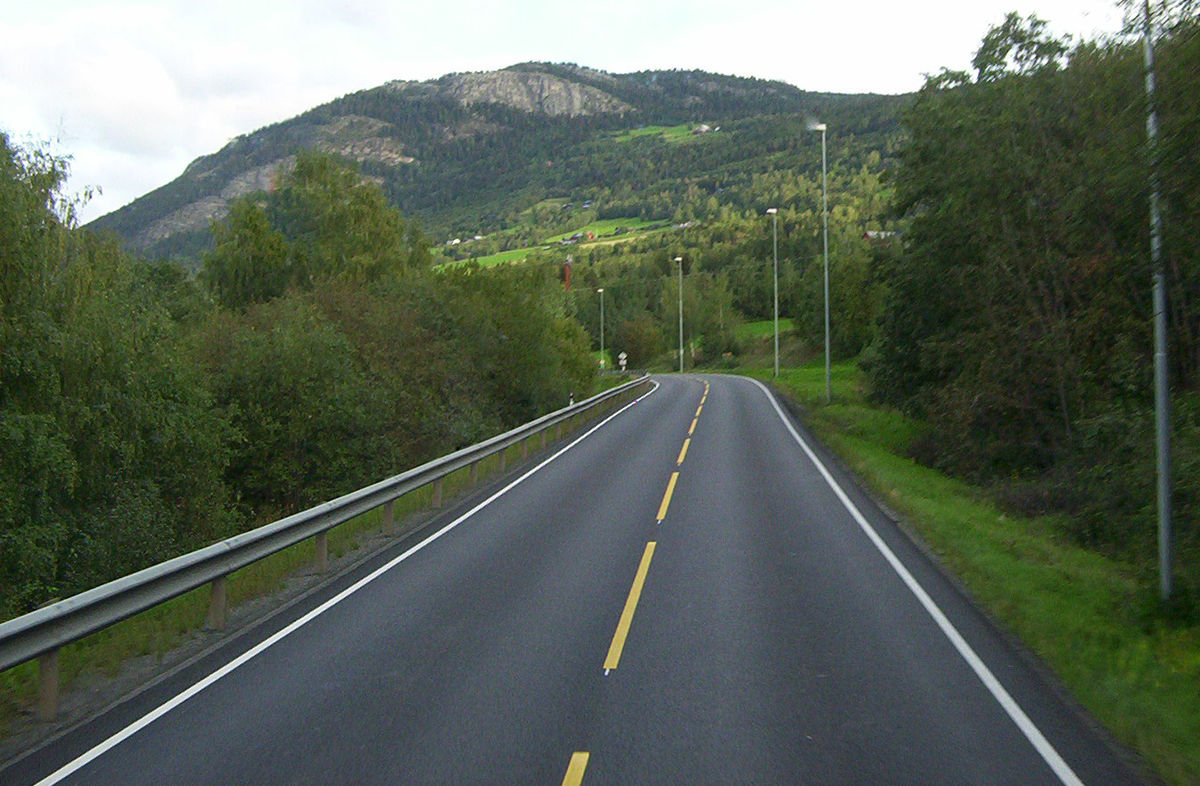
#> input picture lane/lane1.jpeg, 1200 x 786 px, found by its file name
$ python HoughTransformGitHub.py
#> lines starting #> are read from the running program, lines starting #| are printed output that depends on the picture; after the words box and inside, x2 and y2 are one past the last pixel; in counts of white or black regions, pixels touching at a corner belong together
import cv2
from cv2 import imshow
import matplotlib.pyplot as plt
import numpy as np
import sys, os
import time

start = time.time()
# 1. Read an image
laneTest = cv2.imread("c:/Users/Friday/Desktop/Spring22/CS6384/Projects/Project1/lane/lane1.jpeg")
#> laneTest is the input picture: shape (786, 1200, 3); mean B, G, R 87, 99.6, 89.3
cv2.namedWindow('TestImageofLane', cv2.WINDOW_AUTOSIZE)

# Convert BGR to HSV
RGBLaneTest = cv2.cvtColor(laneTest, cv2.COLOR_BGR2RGB)
hsvLaneTest = cv2.cvtColor(laneTest, cv2.COLOR_BGR2HSV)
#> hsvLaneTest: shape (786, 1200, 3); mean H, S, V 67.3, 73.8, 102.6

# Optimize - use Mouse click event and confirm the threshold values
# This mask looks for tarmac gray
lower_gray = np.array([75,75,60])
upper_gray = np.array([135,126,121])
RGBLaneTestBlurred = cv2.GaussianBlur(RGBLaneTest, (5,5), 0)
maskTarmac = cv2.inRange(RGBLaneTestBlurred, lower_gray, upper_gray)
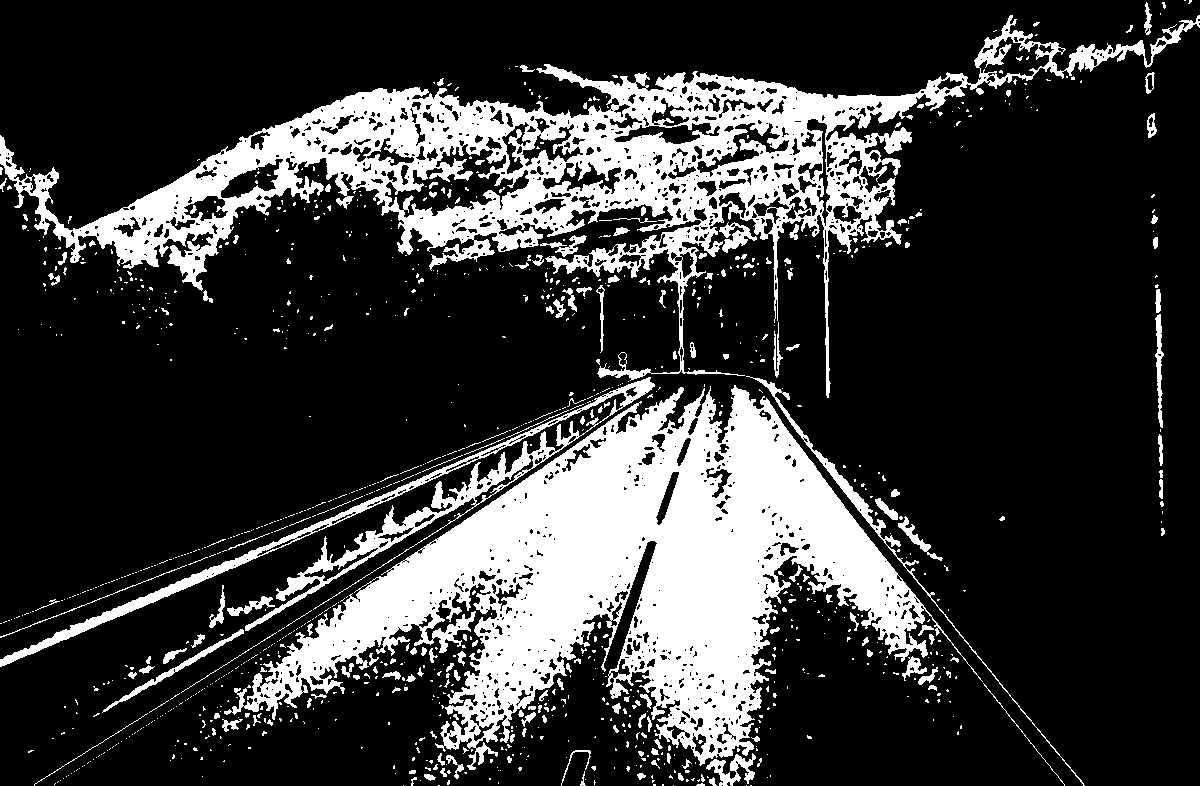
#> maskTarmac: shape (786, 1200); 22.4% white; 1123 white regions (930 under 20 px), largest, box (x1, y1, x2, y2) and area: (224, 385, 983, 770) 102478, (0, 15, 1200, 398) 78747, (0, 377, 655, 667) 10866

# Performing Dilation
kernel = np.ones((3,3),np.uint8)
dilatedTarmac = cv2.dilate(maskTarmac,kernel,iterations = 2)
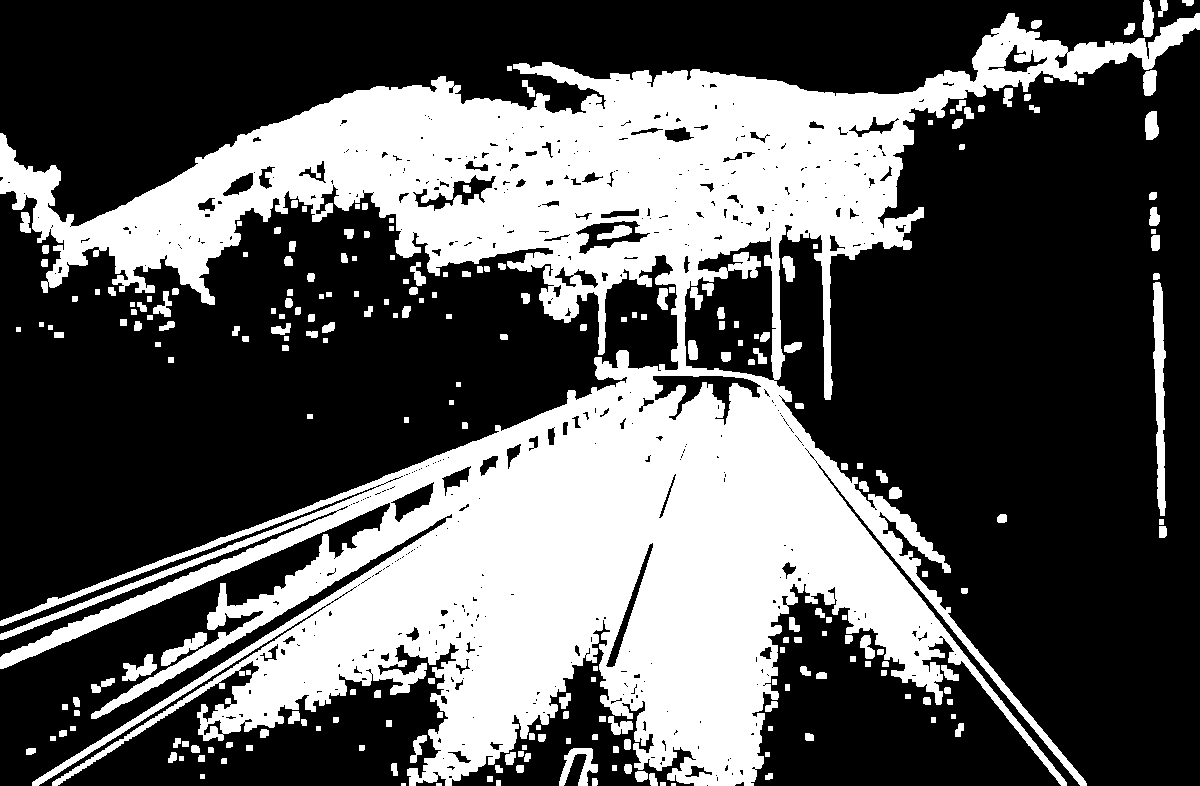
#> dilatedTarmac: shape (786, 1200); 35.6% white; 238 white regions (3 under 20 px), largest, box (x1, y1, x2, y2) and area: (0, 13, 1200, 786) 316909, (1153, 282, 1166, 516) 1988, (559, 748, 598, 786) 677
# Apply thresholding on maskTarmac
ret,thresh = cv2.threshold(dilatedTarmac,100,255,cv2.THRESH_BINARY)

# Keep only portion from the original image that appear in mask
#tarmacApplied = cv2.subtract(grayLaneTest, dilatedTarmac)
print(RGBLaneTest.shape)
#| (786, 1200, 3)
RGBLaneTestSlave = RGBLaneTest.copy()

for a in range(RGBLaneTestSlave.shape[0]):
    for b in range(RGBLaneTestSlave.shape[1]):
        for c in range(RGBLaneTestSlave.shape[2]):
            if thresh[a][b] == 0:
                RGBLaneTestSlave[a][b][c] = 0
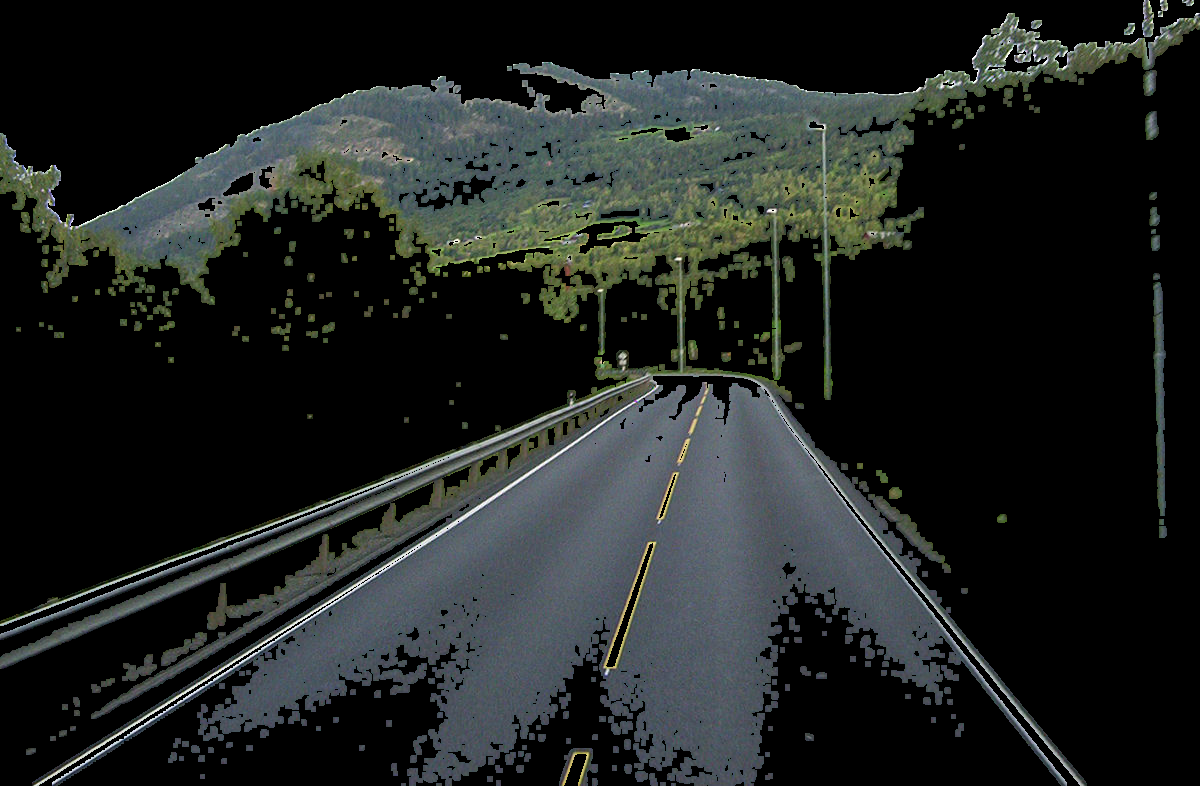
#> RGBLaneTestSlave: shape (786, 1200, 3); mean R, G, B 31.1, 34.9, 33.4

hsvLaneTestMask = cv2.cvtColor(RGBLaneTestSlave, cv2.COLOR_BGR2HSV)
#> hsvLaneTestMask: shape (786, 1200, 3); mean H, S, V 15.4, 19.2, 36.8
# To detect lane lines
# This mask looks for white stripes
lower_white = np.array([0,0,200])
upper_white = np.array([145,60,255])
maskWhiteStripes = cv2.inRange(hsvLaneTestMask, lower_white, upper_white)
#> maskWhiteStripes: shape (786, 1200); 0.44% white in thin lines or dots
# This mask looks for yellow stripes
lower_yellow = np.array([22,93,0])
upper_yellow = np.array([45,255,255])
maskYellowStripes = cv2.inRange(hsvLaneTestMask, lower_yellow, upper_yellow)
#> maskYellowStripes: shape (786, 1200); 0.07% white in thin lines or dots

maskYW = cv2.bitwise_or(maskWhiteStripes, maskYellowStripes)
#> maskYW: shape (786, 1200); 0.51% white in thin lines or dots

#targetImage = cv2.bitwise_and(RGBLaneTest, maskYW)
grayLaneTestMask = cv2.cvtColor(RGBLaneTestSlave, cv2.COLOR_BGR2GRAY)

# For line detection
grayLaneTestMaskBlurred = cv2.GaussianBlur(grayLaneTestMask, (5,5), 0)
edges = cv2.Canny(grayLaneTestMaskBlurred,50,200,apertureSize = 3)
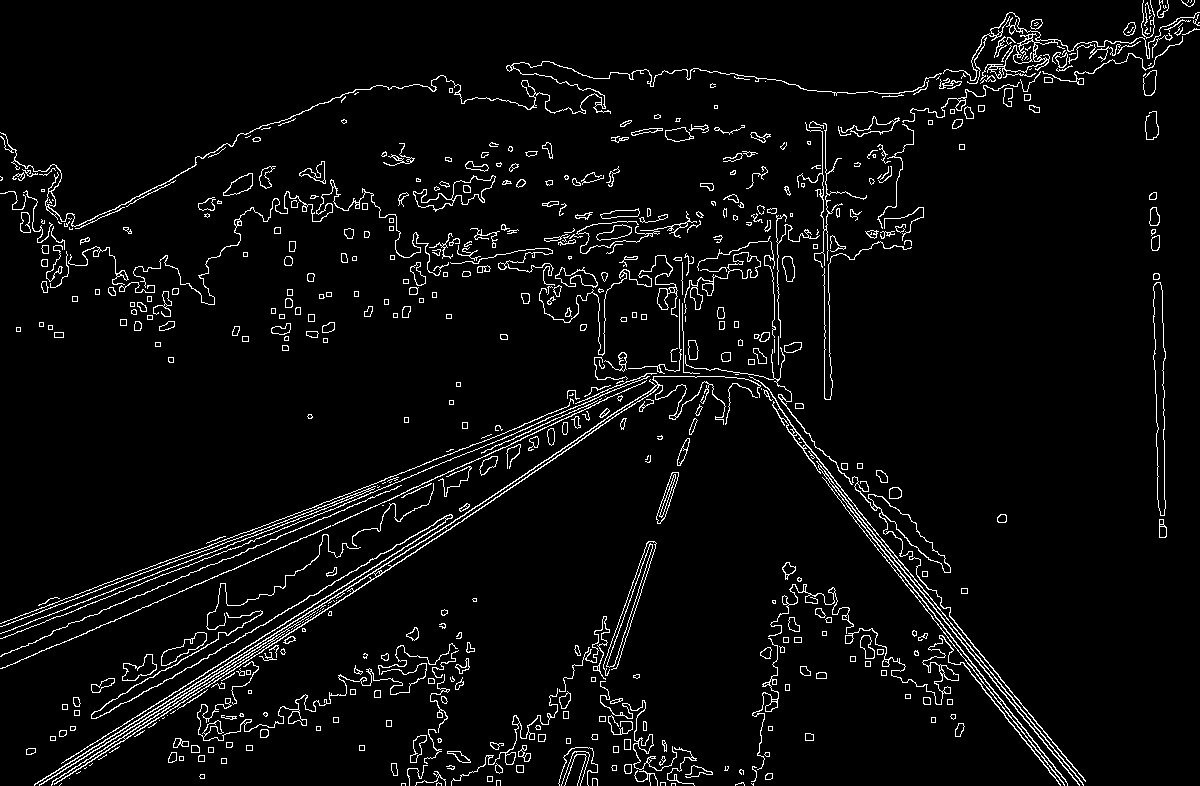
#> edges: shape (786, 1200); 4.5% white in thin lines or dots
minLineLength = 100
maxLineGap = 50
lines = cv2.HoughLinesP(edges,cv2.HOUGH_PROBABILISTIC, np.pi/180, 100, minLineLength,maxLineGap)
#> lines = 14 rows, first 6: [205, 677, 395, 558], [253, 656, 341, 599], [203, 674, 313, 605], [103, 745, 165, 706], [486, 504, 593, 431], [918, 583, 1011, 697]
print("Number of lines found in the image : ",len(lines))
#| Number of lines found in the image :  14
# [5 lines of commented-out code are left out]

def display_lines(image, lines):
    #lines_image = np.zeros_like(image)
    #make sure array isn't empty
    if lines is not None:
        for line in lines:
            x1, y1, x2, y2 = line
            #draw lines on a black image
            #cv2.line(image, (x1, y1), (x2, y2), (255, 0, 0), 10)
            pts = np.array([[x1, y1 ], [x2 , y2]], np.int32)
            cv2.polylines(image, [pts], True, (0,255,0), thickness=7)
    return image

def average(image, lines):
    left = []
    right = []

    if lines is not None:
      for line in lines:
        #print(line)
        x1, y1, x2, y2 = line.reshape(4)
        #fit line to points, return slope and y-int
        parameters = np.polyfit((x1, x2), (y1, y2), 1)
        #print(parameters)
        slope = parameters[0]
        y_int = parameters[1]
        #lines on the right have positive slope, and lines on the left have neg slope
        if slope < 0:
            left.append((slope, y_int))
        else:
            right.append((slope, y_int))

    #takes average among all the columns (column0: slope, column1: y_int)
    right_avg = np.average(right, axis=0)
    left_avg = np.average(left, axis=0)
    #create lines based on averages calculates
    left_line = make_points(image, left_avg)
    right_line = make_points(image, right_avg)
    return np.array([left_line, right_line])

def make_points(image, average):
    #print(average)
    slope, y_int = average
    y1 = image.shape[0]
    #how long we want our lines to be --> 3/5 the size of the image
    y2 = int(y1 * (2/5))
    #determine algebraically
    x1 = int((y1 - y_int) // slope)
    x2 = int((y2 - y_int) // slope)
    return np.array([x1, y1, x2, y2])

averaged_lines = average(RGBLaneTestSlave, lines)
#> the loop in average, `for line in lines:` made 14 passes
#> (x1, y1, x2, y2, slope, y_int) on passes 1 to 12: (205, 677, 395, 558, -0.626, 805.4), (253, 656, 341, 599, -0.648, 819.9), (203, 674, 313, 605, -0.627, 801.3), (103, 745, 165, 706, -0.629, 809.8), (486, 504, 593, 431, -0.682, 835.6), (918, 583, 1011, 697, 1.23, -542.3), (841, 494, 908, 576, 1.22, -535.3), (983, 678, 1028, 733, 1.22, -523.4), (991, 667, 1042, 729, 1.22, -537.7), (806, 444, 853, 503, 1.26, -567.8), (997, 700, 1040, 754, 1.26, -552), (301, 514, 372, 487, -0.38, 628.5)
#> after the loop in average, `for line in lines:`: left = [(-0.626, 805.4), (-0.648, 819.9), (-0.627, 801.3), (-0.629, 809.8), (-0.682, 835.6), (-0.38, 628.5)]; right = [(1.23, -542.3), (1.22, -535.3), (1.22, -523.4), (1.22, -537.7), (1.26, -567.8), (1.26, -552), (1.21, -536.5), (0.203, 235.8)]
#> in average, `right_avg = np.average(right, axis=0)`: right_avg = [1.1, -444.9]
#> in average, `left_avg = np.average(left, axis=0)`: left_avg = [-0.599, 783.4]
#> in make_points, `slope, y_int = average`: slope = -0.599; y_int = 783.4
#> in make_points, `x1 = int((y1 - y_int) // slope)`: x1 = -5
#> in make_points, `x2 = int((y2 - y_int) // slope)`: x2 = 783
#> in average, `left_line = make_points(image, left_avg)`: left_line = [-5, 786, 783, 314]
#> in average, `right_line = make_points(image, right_avg)`: right_line = [1117, 786, 688, 314]
#> averaged_lines = [[-5, 786, 783, 314], [1117, 786, 688, 314]]
black_lines = display_lines(RGBLaneTest, averaged_lines)
#> the loop in display_lines, `for line in lines:` made 2 passes

plt.subplot(1,2,1)
plt.imshow(RGBLaneTestSlave)
plt.subplot(1,2,2)
plt.imshow(black_lines)
plt.show()
cv2.waitKey(0)
cv2.destroyAllWindows()

end = time.time()
print("Runtime = ", end-start)
